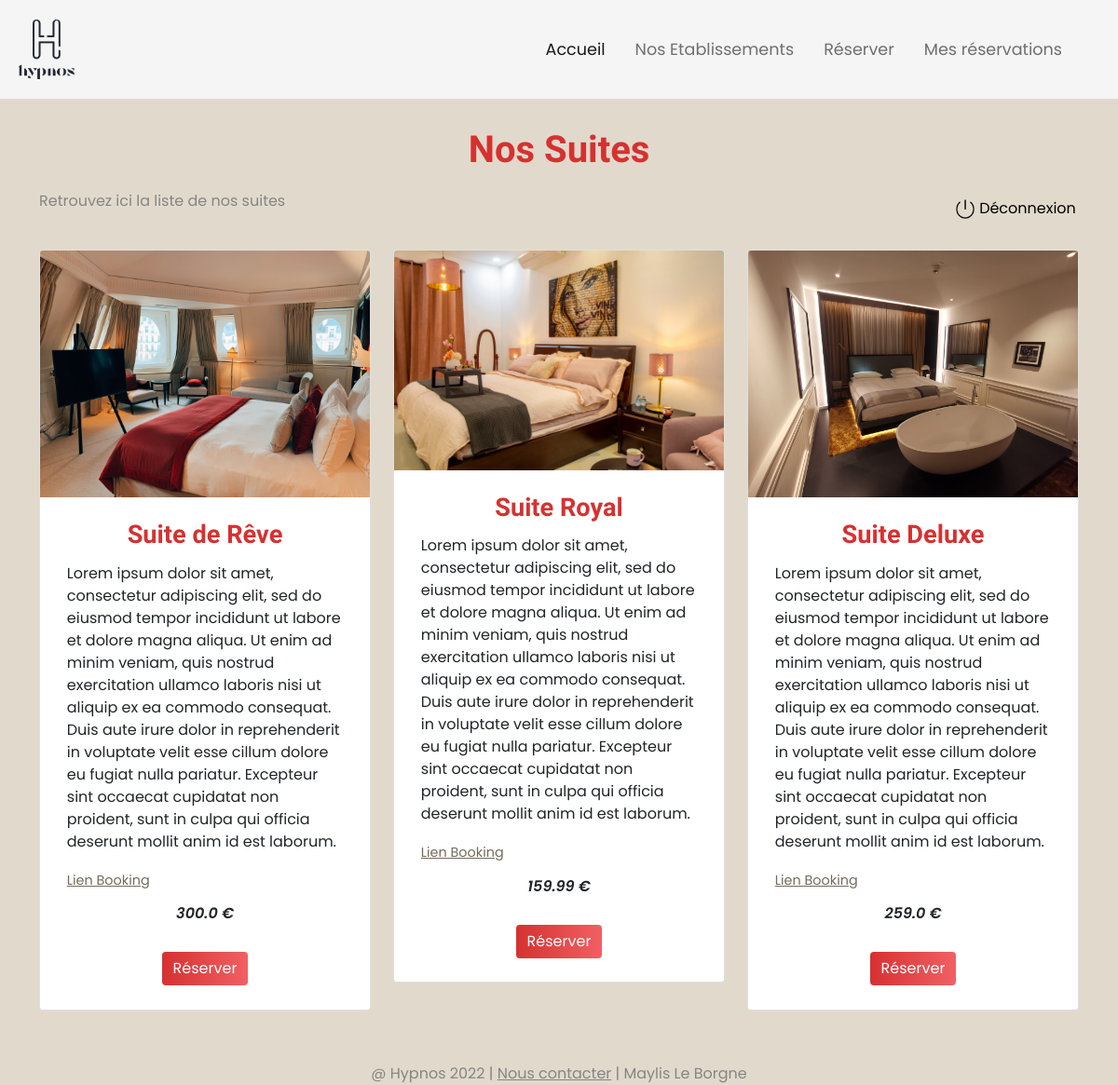
Page /hotels/hotel?hotelid=1 on the committed database.
### app.py (models this page shows, shortened)
class Suite(db_wrapper.Model):
    titre = CharField()
    img = CharField()
    description = CharField()
    price = FloatField()
    link = CharField()
    hotel = ForeignKeyField(Hotel, backref='suites')
    updated = DateTimeField(default=datetime.now)

### route/index.py (the view)
@index_api.route("/hotels/hotel")
def hotel_info():
    hotelid = request.args.get('hotelid')
    try:
        Hotel.get(Hotel.id == hotelid)
    except Exception:
        return render_template("404.html", message="Hotel inexistant")
    suites = Suite.select().where(Suite.hotel == hotelid)
    return render_template("hotel_info.html", suites=suites)

### templates/hotel_info.html (shortened to what this page needs)
{% extends "navbar.html" %}
{% block content %}
<div class="container">
    <h1>Nos Suites</h1>
    <div class="row mb-4">
        <div class="col-md-6">
            <p class="explication">Retrouvez ici la liste de nos suites</p>
        </div>
        <div class="col-md-6 d-flex justify-content-end align-items-center"><a class="logout_link"
                href="{{ url_for('login_api.logout') }}"><img class="logout"
                    src="/static/img/logout.png">Déconnexion</a></div>
    </div>
    <div class="row">
        {% for suite in suites %}
        <div class="col-lg-4 col-md-12">
            <div class="card mb-5">
                <img class="card-img-top" src="/static/img/uploads/{{ suite.img }}" alt="photo de la suite">
                <div class="card-body">
                    <h4 class="card-title">{{ suite.titre }}</h4>
                    <p class="card-text"> {{ suite.description }}</p>
                    <p class="card-link"><a href="{{ suite.link }}" target="_blank" class="link_booking">Lien
                            Booking</a></p>
                    <p class="card-price"> {{ suite.price }} €</p>
                    <div class="col-md-12 text-center">
                        <form action="/reserver" method="get">
                            <button type="submit" formmethod="get" class="btn button">Réserver</button>
                        </form>
                    </div>
                </div>
            </div>
        </div>
        {% endfor %}
    </div>
</div>
{% endblock %}

### static/css/style.css (style rules this page uses)
* { font-family: 'Poppins', sans-serif; }
html { display: block; margin: 0; padding: 0; height: 100vh; }
.container { display: flex; flex-direction: column; }
.card-img-top { max-width: 669px; max-height: 440px; }
body { background-color: #E1DACC; }
h1 { color: #d63131; text-align: center; font-family: 'Dancing Script'; font-weight: 700; margin: 1.3rem; padding-top: 0.6rem; margin-bottom: 1.2rem; }
.logout { width: 25px; padding-right: 0.3rem; }
.logout_link, .logout_link:hover { color: black; text-decoration: none; padding: 0.2rem; }
.explication { color: rgb(133, 133, 133); }
.card-title, #no_reservation { color: #d63131; font-family: 'Dancing Script'; font-size: 1.7em; font-weight: 600; text-align: center; margin: 0.5rem; }
.card-text, .card-price { font-size: 1rem; margin: .8rem; margin-bottom: 1.2rem; }
.card-price { text-align: center; font-style: italic; font-weight: 600; }
.card-link { margin: .8rem; font-size: .9rem; }
.link_booking { color: #756b5b; }
.button { margin: .6rem; background: linear-gradient(0.25turn, #d63131, #f16063); border: none; color: white; }

### rows in the picture
Suite: img (picture), titre "Suite de Rêve", description "Lorem ipsum dolor sit amet, consectetur adipiscing elit, sed do eiusmod tempor incididunt ut labore et dolore magna aliqua. Ut enim ad minim veniam, quis nostrud exercitation ullamco laboris nisi ut aliquip ex ea commodo consequat. Duis aute irure dolor in reprehenderit in voluptate velit esse cillum dolore eu fugiat nulla pariatur. Excepteur sint occaecat cupidatat non proident, sunt in culpa qui officia deserunt mollit anim id est laborum.", price "300.0"
Suite: img (picture), titre "Suite Royal", description "Lorem ipsum dolor sit amet, consectetur adipiscing elit, sed do eiusmod tempor incididunt ut labore et dolore magna aliqua. Ut enim ad minim veniam, quis nostrud exercitation ullamco laboris nisi ut aliquip ex ea commodo consequat. Duis aute irure dolor in reprehenderit in voluptate velit esse cillum dolore eu fugiat nulla pariatur. Excepteur sint occaecat cupidatat non proident, sunt in culpa qui officia deserunt mollit anim id est laborum.", price "159.99"
Suite: img (picture), titre "Suite Deluxe", description "Lorem ipsum dolor sit amet, consectetur adipiscing elit, sed do eiusmod tempor incididunt ut labore et dolore magna aliqua. Ut enim ad minim veniam, quis nostrud exercitation ullamco laboris nisi ut aliquip ex ea commodo consequat. Duis aute irure dolor in reprehenderit in voluptate velit esse cillum dolore eu fugiat nulla pariatur. Excepteur sint occaecat cupidatat non proident, sunt in culpa qui officia deserunt mollit anim id est laborum.", price "259.0"
